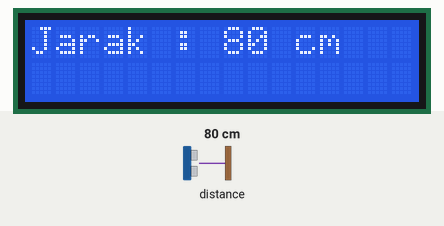
The sketch below on a simulated ESP8266 (NodeMCU). On the bench: 16×2 character LCD. Wiring (inferred from the names in the program): ultrasonic range finder: trigger D4; echo D3. The test bench sets the inputs (shaded band); at power-on: distance to the obstacle 80 cm. The echo pulse lasts 58.3 µs per cm.

Above: at 1.2 s.
1.3 s: distance to the obstacle set to 2 cm
At 3.3 s:
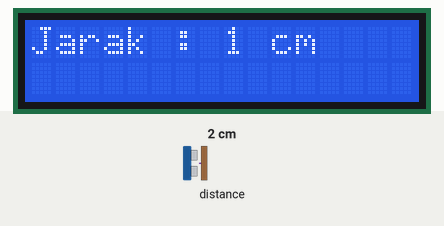
3.6 s: distance to the obstacle set to 4 cm
At 5.3 s:
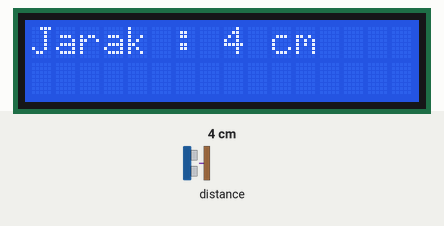
5.6 s: distance to the obstacle set to 9 cm
At 7.0 s:
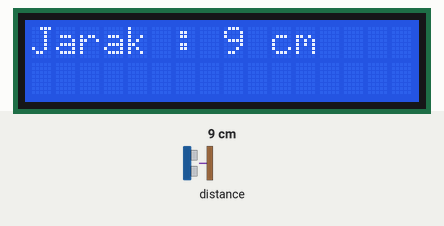
Timing chart, 0 to 8.6 s (numbered marks = the images above; inputs shaded):
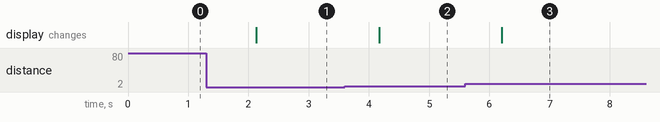

The sketch:

Ulrasonik_Praktikum2.ino
```cpp
#include <Wire.h>
#include <LiquidCrystal_I2C.h>
LiquidCrystal_I2C lcd(0x27, 16, 2); //atau 0x3F

#define triggerPin D4
#define echoPin D3


void setup() {
   lcd.init();
   pinMode(triggerPin, OUTPUT);
   pinMode(echoPin, INPUT);
   pinMode(BUILTIN_LED, OUTPUT);
}
void loop() {
   lcd.clear();
   lcd.backlight();
   lcd.home();
   long duration, jarak;
   digitalWrite(triggerPin, LOW);
   delayMicroseconds(2);
   digitalWrite(triggerPin, HIGH);
   delayMicroseconds(10);
   digitalWrite(triggerPin, LOW);
   duration = pulseIn(echoPin, HIGH);
   jarak = (duration/2) / 29.1;
   lcd.setCursor(0,0);
   lcd.print("Jarak : ");
   lcd.print(jarak);
   lcd.print(" cm");
   delay(1000);
}
```

Measured:
- after the input at 1.3 s, the display: changes after 0.83 s (image 1)
- after the input at 3.6 s, the display: changes after 0.57 s (image 2)
- after the input at 5.6 s, the display: changes after 0.61 s (image 3)
